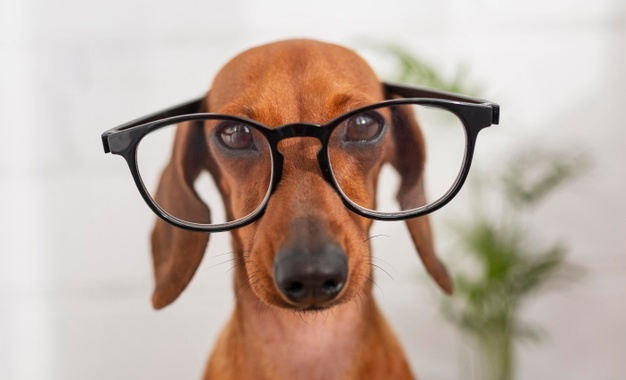
#> input picture 06/pies.jpg, 626 x 380 px
$ jupyter execute Untitled.ipynb
#> lines starting #> are read from the running program, lines starting #| are printed output that depends on the picture
[cell 1]
import cv2
import matplotlib.pyplot as plt
import numpy as np

[cell 2]
img = cv2.cvtColor(cv2.imread("pies.jpg"), cv2.COLOR_BGR2RGB)

[cell 3]
img.shape
#> Out = (380, 626, 3)

[cell 4]
plt.imshow(img)

[cell 5]
R = img[:,:,0]
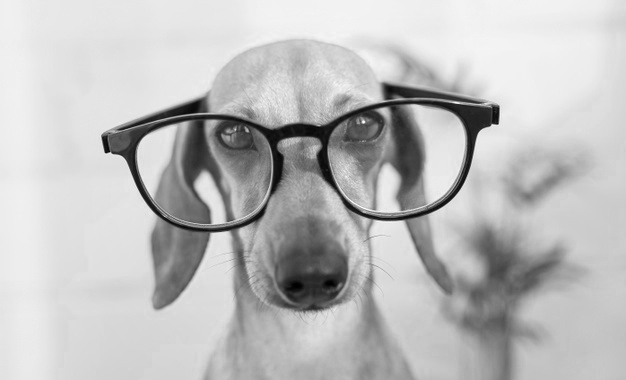
#> R: shape (380, 626); min 0, max 255, mean 189.6
R.shape
#> Out = (380, 626)

[cell 6]
U, D, V = np.linalg.svd(R, full_matrices=False)
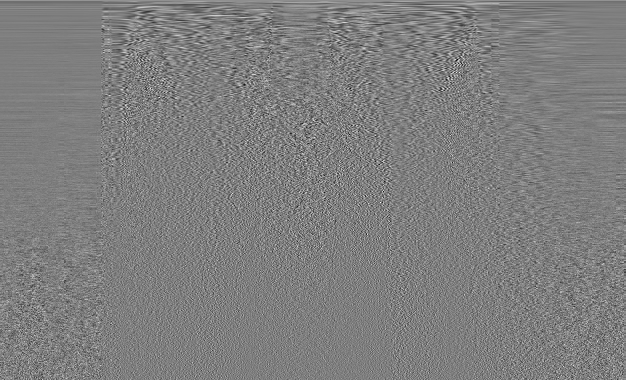
#> V: shape (380, 626) float64; min -0.275, max 0.278, mean 0.000127; drawn with min black and max white
#> D = 380 values, max 93894.1 at index 0, min 2.36 at index 379, mean 547.8

[cell 7]
U.shape
#> Out = (380, 380)

[cell 8]
D.shape
#> Out = (380,)

[cell 9]
D = np.diag(D)
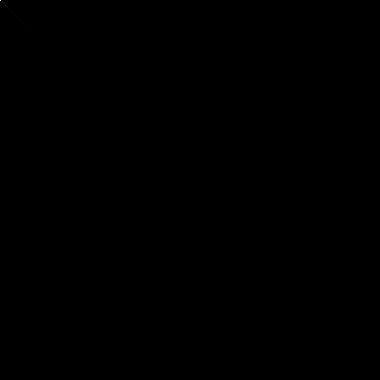
#> D: shape (380, 380) float64; min 0, max 93894.1, mean 1.4; drawn with min black and max white
D.shape
#> Out = (380, 380)

[cell 10]
V.shape
#> Out = (380, 626)

[cell 11]
plt.imshow(D)

[cell 12]
plt.imshow(U@D@V, cmap="gray")

[cell 13]
k_values = [1, 2, 4, 8, 10, 15, 30, 50, 100]
for k in k_values:
    plt.title(f'k={k}')
    plt.imshow(U[:, :k]@D[:k, :k]@V[:k, :], cmap="gray")
    plt.show()

[cell 14]
n = 100
k_values = np.arange(1, n+1)
res = np.zeros(n)
for i, k in enumerate(k_values):
    res[i] = sum(sum(pow(U[:, :k]@D[:k, :k]@V[:k, :] - R,2)))
#> after the loop, res = 100 values, max 410389700.7 at index 0, min 646886.3 at index 99, mean 23880225.3

[cell 15]
plt.plot(k_values, res)
plt.title('Pies')
plt.ylabel('Res')
plt.xlabel('k')
plt.show()
#> figure, not shown here; curve peaks at x = 1, y = 410389700.7

## Drugi obraz (stosunkowo prosty)

[cell 16]
img2 = cv2.cvtColor(cv2.imread("simp.png"), cv2.COLOR_BGR2RGB)
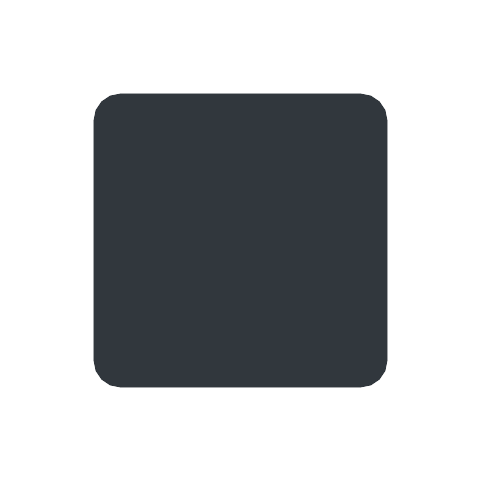
#> input picture 06/simp.png, 480 x 480 px
R = img2[:, :, 0]
#> R: shape (480, 480)
U, D, V = np.linalg.svd(R, full_matrices=False)
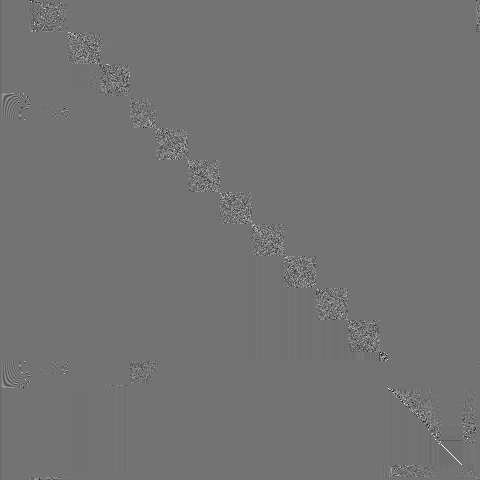
#> U: shape (480, 480) float64; min -0.816, max 0.984, mean -6.92e-05; drawn with min black and max white
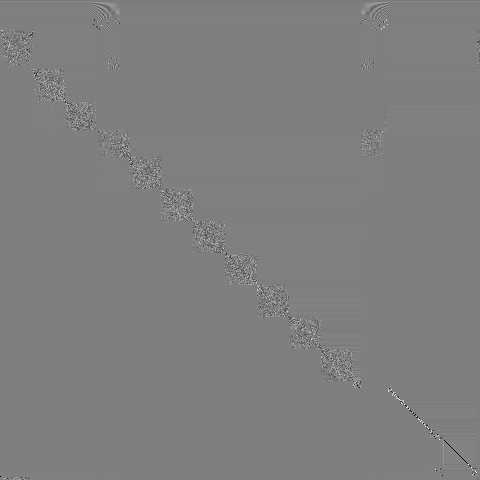
#> V: shape (480, 480) float64; min -0.996, max 0.991, mean -0.000116; drawn with min black and max white
#> D = 480 values, max 92980.6 at index 0, min 3.19e-12 at index 479, mean 281
D = np.diag(D)
#> D: shape (480, 480) float64
plt.imshow(U@D@V, cmap='gray')
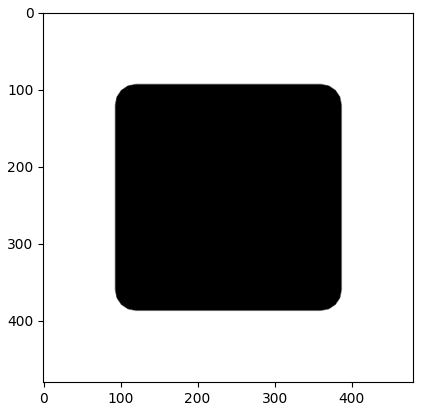
#> figure drawn by matplotlib, 1 panel

[cell 17]
n = 100
k_values = np.arange(1, n+1)
res = np.zeros(n)
for i, k in enumerate(k_values):
    res[i] = sum(sum(pow(U[:, :k]@D[:k, :k]@V[:k, :] - R,2)))
#> after the loop, res = 100 values, max 958512758.8 at index 0, min 1.64e-19 at index 29, mean 9965987.6
plt.plot(k_values, res)
plt.title('Symbol')
plt.ylabel('Res')
plt.xlabel('k')
plt.show()
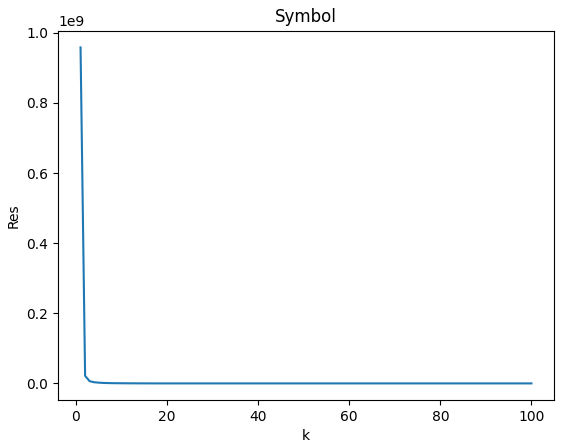
#> figure drawn by matplotlib, 1 panel; curve peaks at x = 1, y = 958512758.8

[cell 18]
k_values = [1, 2, 3, 4, 8, 10, 15, 30]
for k in k_values:
    plt.title(f'k={k}')
    plt.imshow(U[:, :k]@D[:k, :k]@V[:k, :], cmap="gray")
    plt.show()
#> this loop made 8 passes
#> pass 1, `plt.show()`:
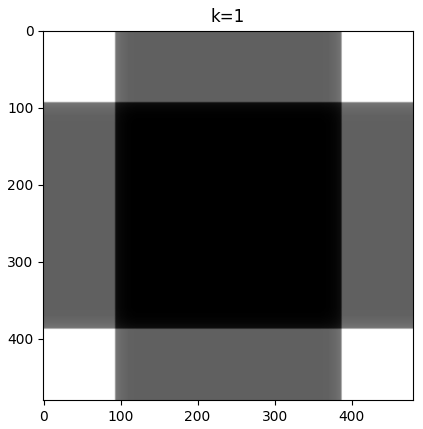
#> figure drawn by matplotlib, 1 panel
#> pass 2, `plt.show()`:
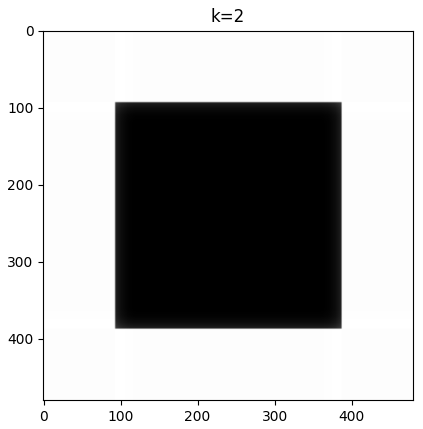
#> figure drawn by matplotlib, 1 panel
